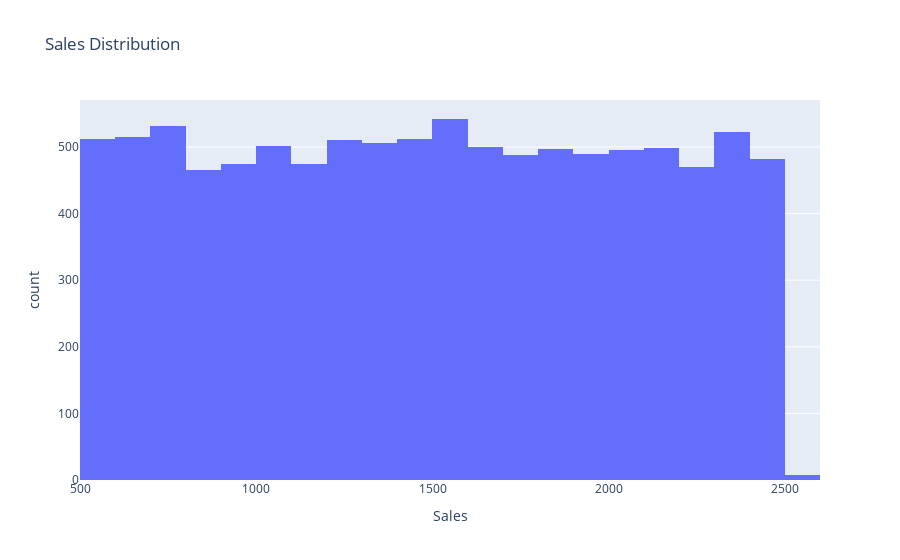

Write notebook code for a chart like this one.
### Code cell
# It displays the frequency distribution of sales values, helping to understand the most common sales ranges
fig = px.histogram(df, x='Sales', nbins=30, title='Sales Distribution')
fig.show()

### Figure 1 — Plotly figure (JSON) as saved in the notebook; plotly's stock layout.template omitted (floating-point values rounded to 4 significant figures; data arrays with more than 128 entries replaced by an {"elided": "..."} marker saying what was removed)
{"data": [{"bingroup": "x", "hovertemplate": "Sales=%{x}<br>count=%{y}<extra></extra>", "legendgroup": "", "marker": {"color": "#636efa", "pattern": {"shape": ""}}, "name": "", "nbinsx": 30, "orientation": "v", "showlegend": false, "type": "histogram", "x": {"elided": "9994 int values"}, "xaxis": "x", "yaxis": "y"}], "layout": {"barmode": "relative", "legend": {"tracegroupgap": 0}, "title": {"text": "Sales Distribution"}, "xaxis": {"anchor": "y", "domain": [0, 1], "title": {"text": "Sales"}}, "yaxis": {"anchor": "x", "domain": [0, 1], "title": {"text": "count"}}}}
